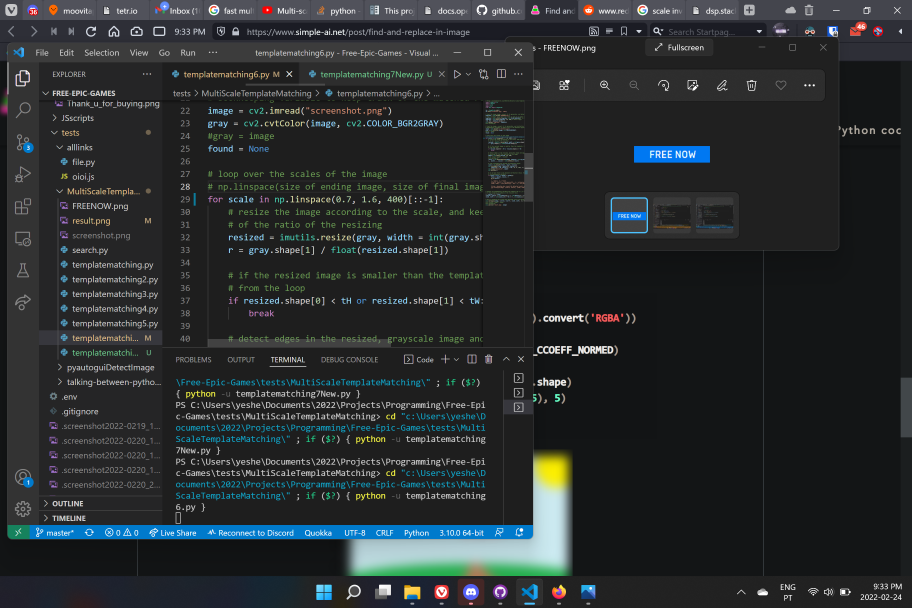
#> input picture tests/MultiScaleTemplateMatching/screenshot.png, 2736 x 1824 px (shown at 1/3 size)
$ python search.py --template screenshot.png --images .
#> lines starting #> are read from the running program, lines starting #| are printed output that depends on the picture
# USAGE
# python match.py --template cod_logo.png --images images
# USAGE2 Understand the actual detection principle and details
# python match.py --template cod_logo.png --images images --visualize 1
# Import necessary packages
import argparse # argparse Parsing command line arguments
import glob # Get the path of the input image
import cv2 # opencv binding
import imutils # Some methods of image processing
import PIL
from PIL import ImageGrab
import numpy as np # numpy Perform numerical processing
# Build command line and parse parameters
# --template Template path
# --images Original image path
# --visualize Flag whether to display the visual results of each iteration
ap = argparse.ArgumentParser()
ap.add_argument("-t", "--template", required=True, help="Path to template image")
ap.add_argument("-i", "--images", required=False, help="Path to images where template will be matched")
ap.add_argument("-v", "--visualize", help="Flag indicating whether or not to visualize each iteration")
args = vars(ap.parse_args())

# Load template image , Convert grayscale , Detect edge
# Template matching using edges instead of the original image can greatly improve the accuracy of template matching .
template = cv2.imread(args["template"])
#> template is the input picture: shape (1824, 2736, 3); mean B, G, R 46, 44.4, 40.1
template = cv2.cvtColor(template, cv2.COLOR_BGR2GRAY)
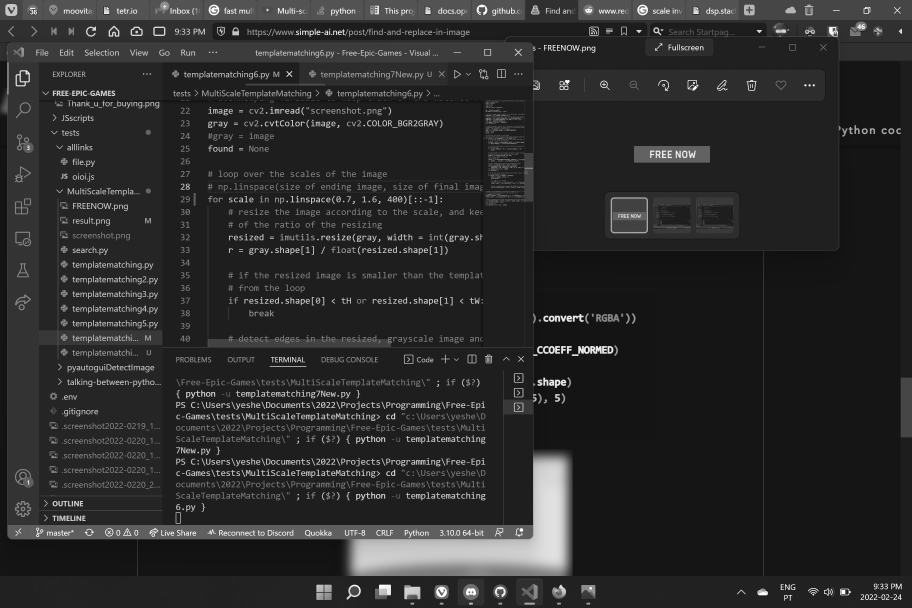
#> template: shape (1824, 2736) (shown at 1/3 size); min 10, max 255, mean 43.4
template = cv2.Canny(template, 50, 200)
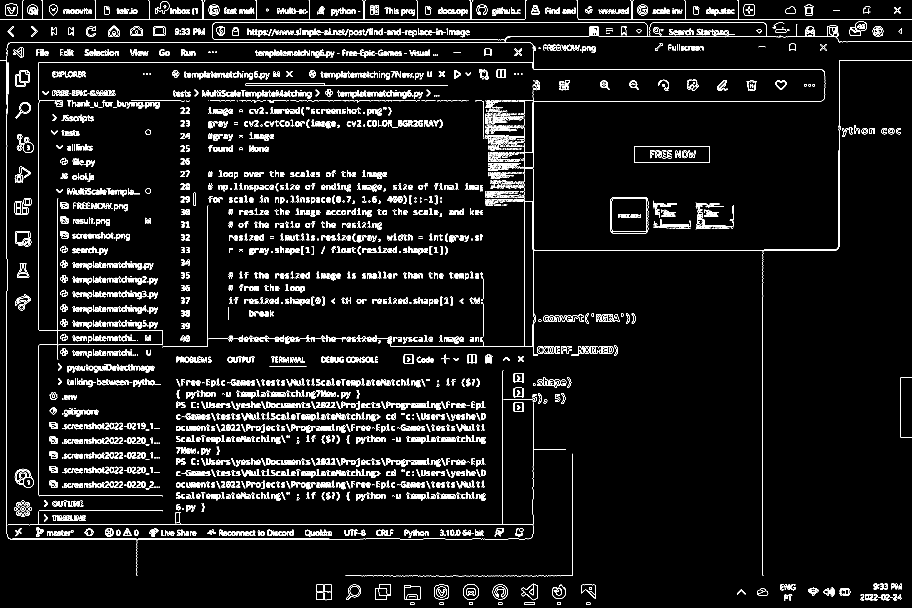
#> template: shape (1824, 2736) (shown at 1/3 size); 4.3% white in thin lines or dots
(tH, tW) = template.shape[:2]
#> tH = 1824; tW = 2736
cv2.imshow("Template", template)
# Traverse the image to match the template

# Load image , Convert to grayscale , Initialize the bookkeeping variable used to track the matching area
#> (the run stopped early here; a loop or call above may not have finished)
